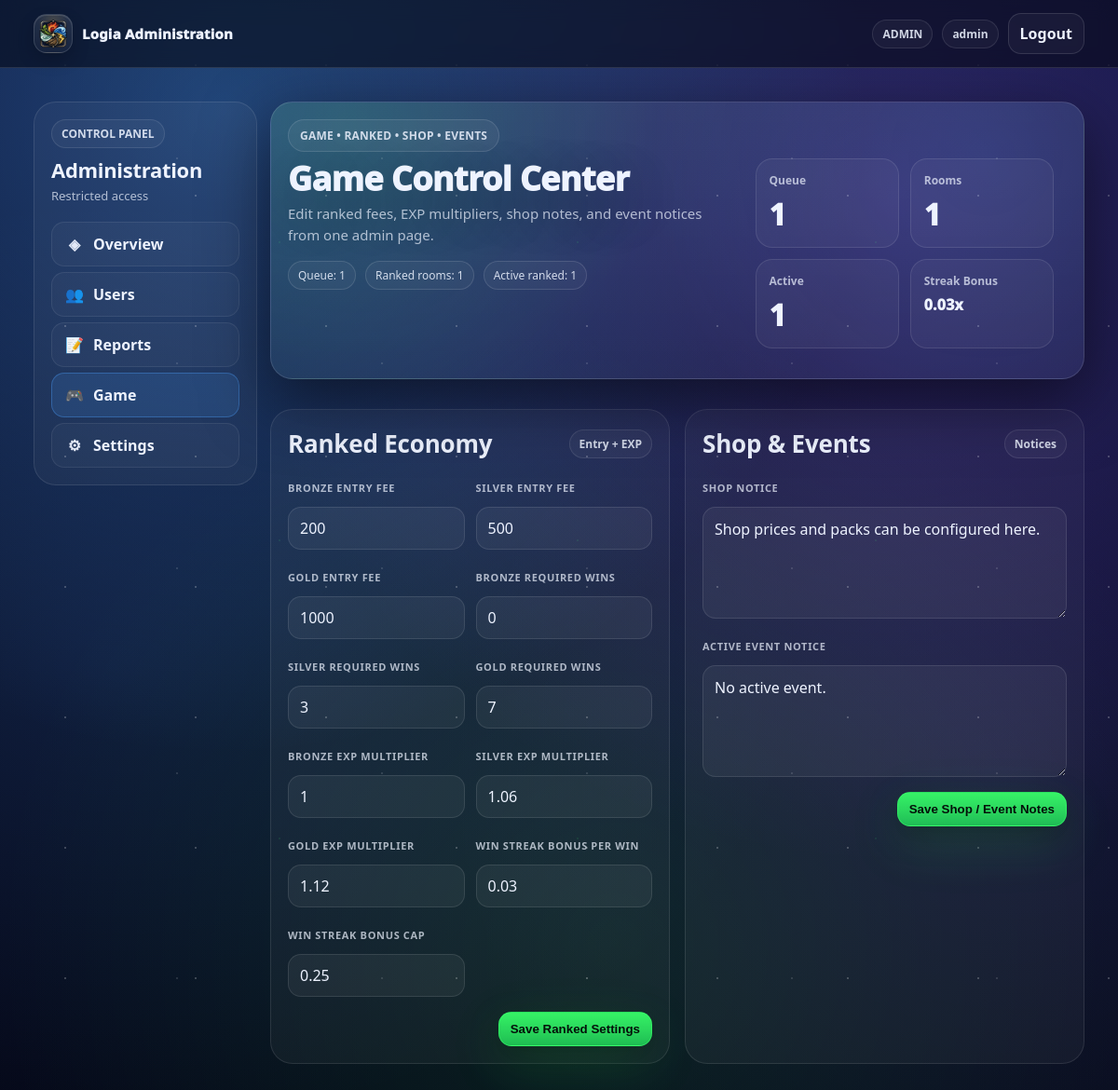
The app's page /admin/game.php (signed in), older data.
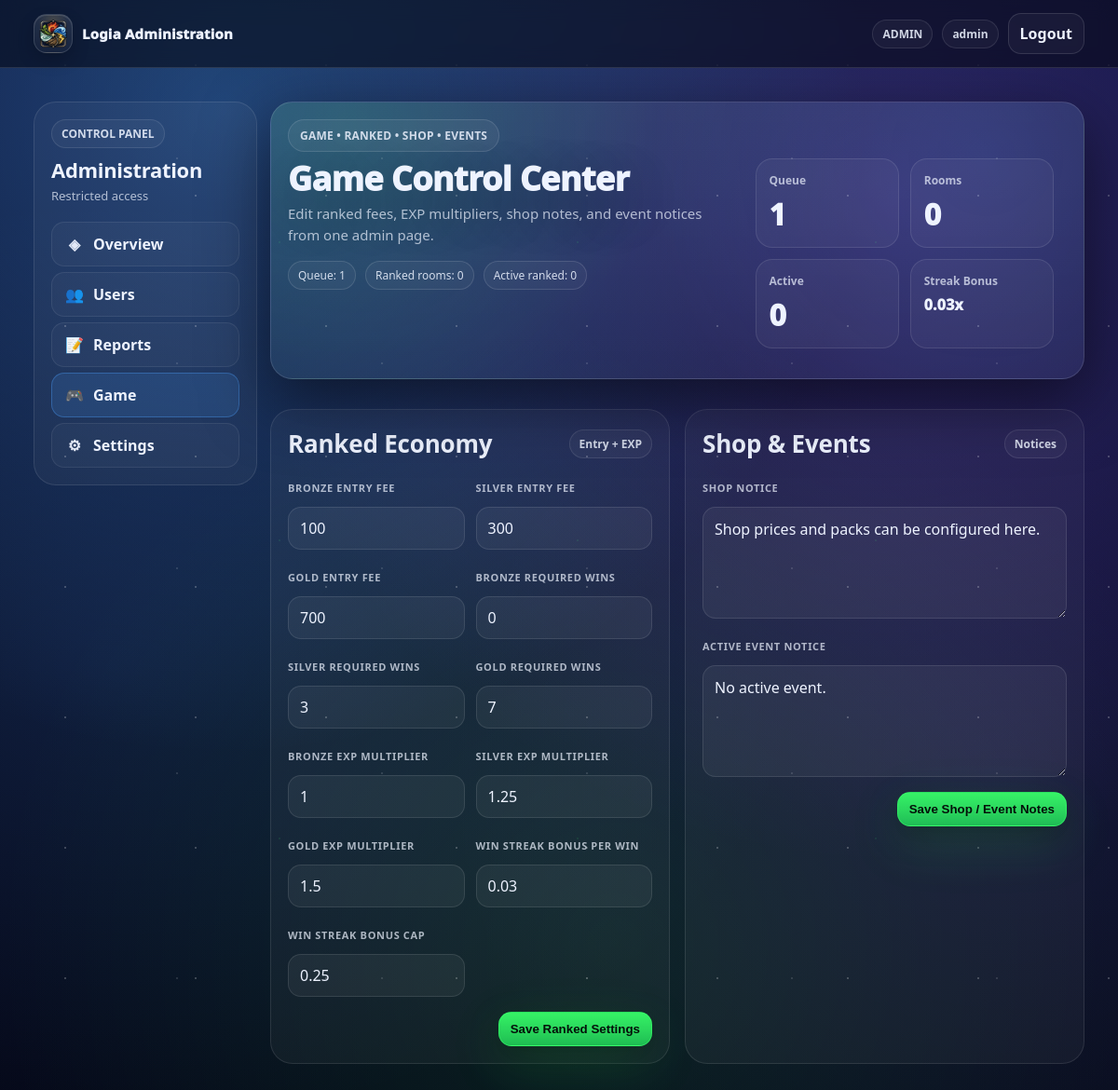
The same page, newer data.
### tables this page shows
CREATE TABLE `admin_game_settings` (
  `setting_key` varchar(64) NOT NULL,
  `setting_value` text NOT NULL,
  `updated_at` datetime NOT NULL DEFAULT CURRENT_TIMESTAMP ON UPDATE CURRENT_TIMESTAMP
);

### includes/helpers.php (called while the page is built, shortened)
<?php
function h($s): string {
  return htmlspecialchars((string)$s, ENT_QUOTES, 'UTF-8');
}
function base_path(): string {
  return '/cardgame';
}

### admin/game.php (the view, shortened to what the changed rows need)
<?php
require_once __DIR__ . "/../includes/helpers.php";
require_once __DIR__ . "/../includes/auth.php";
$bp = base_path();
function admin_game_get_setting(mysqli $mysqli, string $key, $default) {
  $stmt = $mysqli->prepare("
    SELECT setting_value
    FROM admin_game_settings
    WHERE setting_key = ?
    LIMIT 1
  ");
  $stmt->bind_param("s", $key);
  $stmt->execute();
  $row = $stmt->get_result()->fetch_assoc();
  if (!$row) return $default;
  $raw = (string)$row['setting_value'];
  $decoded = json_decode($raw, true);
  return json_last_error() === JSON_ERROR_NONE ? $decoded : $raw;
}
$entryFees = admin_game_get_setting($mysqli, 'ranked_entry_fees', [
  'Bronze' => 100,
  'Silver' => 300,
  'Gold' => 700,
]);
$expMultipliers = admin_game_get_setting($mysqli, 'ranked_exp_base_multipliers', [
  'Bronze' => 1.00,
  'Silver' => 1.25,
  'Gold' => 1.50,
]);
$leagueRequirements = admin_game_get_setting($mysqli, 'ranked_league_requirements', [
  'Bronze' => ['wins' => 0],
  'Silver' => ['wins' => 3],
  'Gold' => ['wins' => 7],
]);
$rankedQueueCount = 0;
$res = $mysqli->query("SELECT COUNT(*) c FROM ranked_queue");
if ($res) {
  $rankedQueueCount = (int)($res->fetch_assoc()['c'] ?? 0);
}
$rankedMatches = 0;
$res = $mysqli->query("SELECT COUNT(*) c FROM game_rooms WHERE room_type='ranked'");
if ($res) {
  $rankedMatches = (int)($res->fetch_assoc()['c'] ?? 0);
}
$activeRankedRooms = 0;
$res = $mysqli->query("SELECT COUNT(*) c FROM game_rooms WHERE room_type='ranked' AND status IN ('waiting','playing')");
if ($res) {
  $activeRankedRooms = (int)($res->fetch_assoc()['c'] ?? 0);
}
?>
<!doctype html>
<html lang="en">
<head>
  <link rel="stylesheet" href="<?= h($bp) ?>/assets/style.css"/>
  <link rel="stylesheet" href="<?= h($bp) ?>/assets/hub.css"/>
  <link rel="stylesheet" href="<?= h($bp) ?>/assets/adminstyle.css"/>
</head>
<body class="hub adminhub">
<main class="container admin-page">
  <section class="admin-shell">
    <aside class="admin-side card-soft">
      <div class="admin-side__head">
        <h2>Administration</h2>
      </div>
    </aside>
    <section class="admin-main">
      <article class="admin-hero card admin-hero--compact">
        <div class="admin-hero__copy">
          <h1>Game Control Center</h1>
          <div class="hero__notes">
            <span class="note">Queue: <?= h((string)$rankedQueueCount) ?></span>
            <span class="note">Ranked rooms: <?= h((string)$rankedMatches) ?></span>
            <span class="note">Active ranked: <?= h((string)$activeRankedRooms) ?></span>
          </div>
        </div>
        <div class="admin-hero__panel">
          <div class="statpanel">
            <div class="statgrid">
              <div class="stat">
                <div class="stat__label">Rooms</div>
                <div class="stat__value"><?= h((string)$rankedMatches) ?></div>
              </div>
              <div class="stat">
                <div class="stat__label">Active</div>
                <div class="stat__value"><?= h((string)$activeRankedRooms) ?></div>
              </div>
            </div>
          </div>
        </div>
      </article>
      <section class="admin-blocks admin-blocks--gap">
        <article class="admin-panel card-soft admin-card-pad">
          <div class="admin-panel__head">
            <h2>Ranked Economy</h2>
          </div>
          <form method="post" class="admin-form-grid">
            <div class="admin-form-row">
              <label>Bronze Entry Fee</label>
              <input type="number" name="fee_bronze" value="<?= h((string)($entryFees['Bronze'] ?? 100)) ?>" min="0">
            </div>
            <div class="admin-form-row">
              <label>Silver Entry Fee</label>
              <input type="number" name="fee_silver" value="<?= h((string)($entryFees['Silver'] ?? 300)) ?>" min="0">
            </div>
            <div class="admin-form-row">
              <label>Gold Entry Fee</label>
              <input type="number" name="fee_gold" value="<?= h((string)($entryFees['Gold'] ?? 700)) ?>" min="0">
            </div>
            <div class="admin-form-row">
              <label>Bronze Required Wins</label>
              <input type="number" name="req_bronze_wins" value="<?= h((string)($leagueRequirements['Bronze']['wins'] ?? 0)) ?>" min="0">
            </div>
            <div class="admin-form-row">
              <label>Silver Required Wins</label>
              <input type="number" name="req_silver_wins" value="<?= h((string)($leagueRequirements['Silver']['wins'] ?? 3)) ?>" min="0">
            </div>
            <div class="admin-form-row">
              <label>Gold Required Wins</label>
              <input type="number" name="req_gold_wins" value="<?= h((string)($leagueRequirements['Gold']['wins'] ?? 7)) ?>" min="0">
            </div>
            <div class="admin-form-row">
              <label>Bronze EXP Multiplier</label>
              <input type="number" step="0.01" name="mult_bronze" value="<?= h((string)($expMultipliers['Bronze'] ?? 1.00)) ?>" min="1">
            </div>
            <div class="admin-form-row">
              <label>Silver EXP Multiplier</label>
              <input type="number" step="0.01" name="mult_silver" value="<?= h((string)($expMultipliers['Silver'] ?? 1.25)) ?>" min="1">
            </div>
            <div class="admin-form-row">
              <label>Gold EXP Multiplier</label>
              <input type="number" step="0.01" name="mult_gold" value="<?= h((string)($expMultipliers['Gold'] ?? 1.50)) ?>" min="1">
            </div>
          </form>
        </article>
        <article class="admin-panel card-soft admin-card-pad">
          <div class="admin-panel__head">
            <h2>Shop & Events</h2>
          </div>
        </article>
      </section>
    </section>
  </section>
</main>
</body>
</html>

Row changes from the older to the newer data that the page shows:
changed admin_game_settings (number 2 of 7 on the later page): fee_bronze "200" → "100"; fee_silver "500" → "300"; fee_gold "1000" → "700"
added admin_game_settings: req_bronze_wins "0", req_silver_wins "3", req_gold_wins "7"
changed admin_game_settings (number 4 of 7 on the later page): mult_silver "1.06" → "1.25"; mult_gold "1.12" → "1.5"
Text that changed along with them:
$rankedMatches: "1" → "0"
$activeRankedRooms: "1" → "0"
form field req_bronze_wins: "0" → (not shown)
form field req_silver_wins: "3" → (not shown)
form field req_gold_wins: "7" → (not shown)
